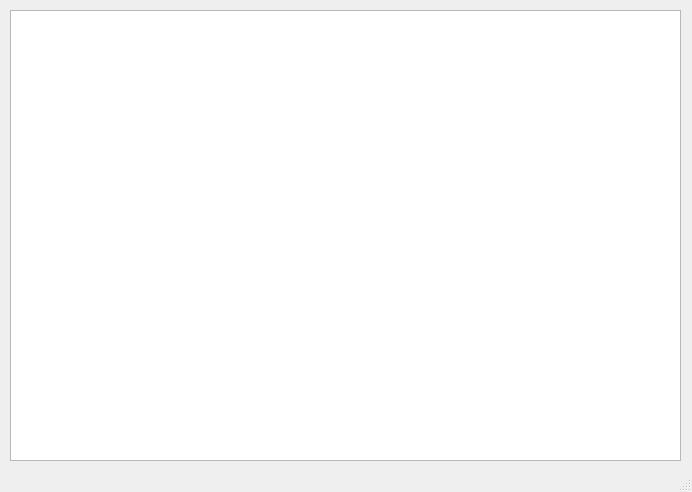
<?xml version="1.0" encoding="UTF-8"?>
<ui version="4.0">
 <class>TableWindow</class>
 <widget class="QMainWindow" name="TableWindow">
  <property name="geometry">
   <rect>
    <x>0</x>
    <y>0</y>
    <width>692</width>
    <height>492</height>
   </rect>
  </property>
  <property name="windowTitle">
   <string>MainWindow</string>
  </property>
  <widget class="QWidget" name="centralwidget">
   <widget class="QWidget" name="verticalLayoutWidget">
    <property name="geometry">
     <rect>
      <x>10</x>
      <y>10</y>
      <width>671</width>
      <height>451</height>
     </rect>
    </property>
    <layout class="QVBoxLayout" name="verticalLayout">
     <item>
      <widget class="QTableWidget" name="tableWidget"/>
     </item>
    </layout>
   </widget>
  </widget>
  <widget class="QStatusBar" name="statusbar"/>
 </widget>
 <resources/>
 <connections/>
</ui>
